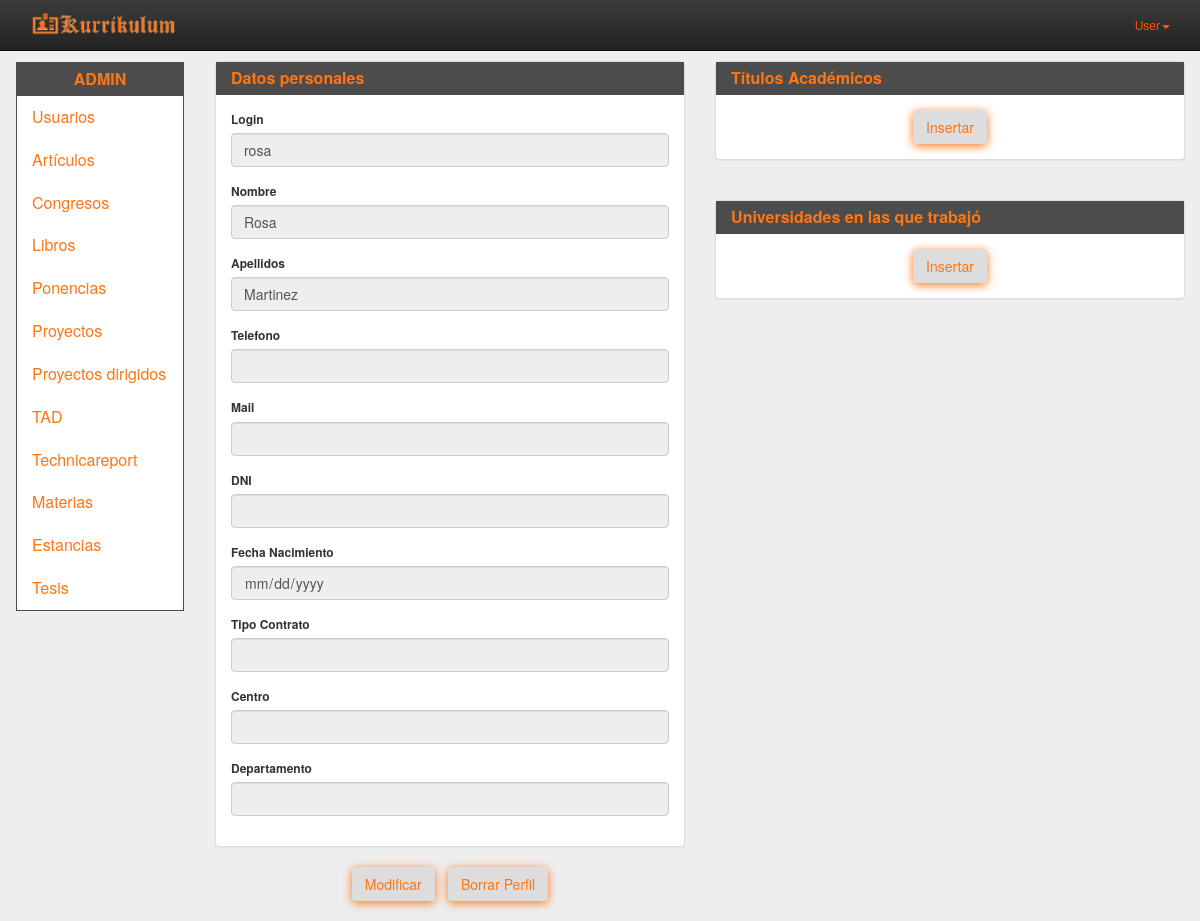
/index.php?controlador=Usuarios&evento=consultarDetalleUsuario&LoginU=rosa (signed in), run on the app's committed database.
### tables this page shows
CREATE TABLE IF NOT EXISTS `usuario` (
  `LoginU` varchar(15)COLLATE latin1_spanish_ci NOT NULL ,
  `PasswordU` varchar(32)COLLATE latin1_spanish_ci NOT NULL ,
  `NombreU` varchar(15)COLLATE latin1_spanish_ci NOT NULL ,
  `ApellidosU` varchar(30)COLLATE latin1_spanish_ci NOT NULL ,
  `Telefono` varchar(15)COLLATE latin1_spanish_ci NOT NULL ,
  `Mail` varchar(100)COLLATE latin1_spanish_ci NOT NULL ,
  `DNI` varchar(10)COLLATE latin1_spanish_ci NOT NULL ,
  `FechaNacimiento` date NOT NULL,
  `TipoContrato` varchar(40)COLLATE latin1_spanish_ci NOT NULL ,
  `Centro` varchar(100)COLLATE latin1_spanish_ci NOT NULL ,
  `Departamento` varchar(100)COLLATE latin1_spanish_ci NOT NULL ,
  `TipoUsuario` enum('U','A') NOT NULL default 'U',
   PRIMARY KEY (`LoginU`)
);

### Model/Usuarios.php (called while the page is built, shortened)
<?php
class Usuarios{
    function ConectarBD()
    {
        $this->mysqli = new mysqli("localhost", "docente", "docente", "datos_curriculares");
    }
    public function consultarUsuario($Login){
        $sql = $this->mysqli->query("SELECT * FROM usuario WHERE LoginU = '$Login'") or die( mysqli_error($this->mysqli));
        return $sql;
    }
}
?>

### View/Usuario/consultarDetalleUsuarioAdmin.php (the view, shortened to what this page needs)
<?php
require_once 'View/Structure/Header.php';
require_once 'View/Structure/Nav.php';
?>
<div class="container-fluid">
    <div class="row">
        <?php
        require_once 'View/Structure/Sidebar.php';
        ?>
        <div class="col-md-10">
            <div class="row">
                <div class="col-lg-6 margin-botom20">
                    <div class="panel panel-default">
                        <div class="tdTitulo">
                            Datos personales
                        </div>
                        <?php
                        $rows = $_SESSION["ConsultarU"];
                        foreach ($rows as $row) {
                        ?>
                        <div class="panel-body">
                            <div class="form-group">
                                <label class="control-label" for="LoginU">Login</label>
                                <input id="LoginU" name="LoginU" type="text" class="form-control" value="<?php echo $row['LoginU']; ?>" disabled>
                            </div>
                            <div class="form-group">
                                <label class="control-label" for="NombreU">Nombre</label>
                                <input id="NombreU" name="NombreU" type="text" class="form-control" value="<?php echo $row['NombreU']; ?>" disabled>
                            </div>
                            <div class="form-group">
                                <label class="control-label" for="ApellidosU">Apellidos</label>
                                <input id="ApellidosU" name="ApellidosU" type="text" class="form-control" value="<?php echo $row['ApellidosU']; ?>" disabled>
                            </div>
                            <div class="form-group">
                                <label class="control-label" for="Telefono">Telefono</label>
                                <input id="Telefono" name="Telefono" type="tel" class="form-control" value="<?php echo $row['Telefono']; ?>" disabled>
                            </div>
                            <div class="form-group">
                                <label class="control-label" for="Mail">Mail</label>
                                <input id="Mail" name="Mail" type="email" class="form-control" value="<?php echo $row['Mail']; ?>" disabled>
                            </div>
                            <div class="form-group">
                                <label class="control-label" for="DNI">DNI</label>
                                <input id="DNI" name="DNI" type="text" class="form-control" value="<?php echo $row['DNI']; ?>" disabled>
                            </div>
                            <div class="form-group">
                                <label class="control-label" for="FechaNacimiento">Fecha Nacimiento</label>
                                <input id="FechaNacimiento" name="FechaNacimiento" type="date" class="form-control" value="<?php echo $row['FechaNacimiento']; ?>" disabled>
                            </div>
                            <div class="form-group">
                                <label class="control-label" for="TipoContratoU">Tipo Contrato</label>
                                <input id="TipoContratoU" name="TipoContratoU" type="text" class="form-control" value="<?php echo $row['TipoContrato']; ?>" disabled>
                            </div>
                            <div class="form-group">
                                <label class="control-label" for="CentroU">Centro</label>
                                <input id="CentroU" name="CentroU" type="text" class="form-control" value="<?php echo $row['Centro']; ?>" disabled>
                            </div>
                            <div class="form-group">
                                <label class="control-label" for="DepartamentoU">Departamento</label>
                                <input id="DepartamentoU" name="DepartamentoU" type="text" class="form-control" value="<?php echo $row['Departamento']; ?>" disabled>
                            </div>
                        </div>
                        <?php
                        }
                        ?>
                    </div>
                    <div class="text-center">
                        <form name="formBorrarPerfil" id="formBorrarPerfil" action="index.php" method="get">
                            <button type="button" class="btn btn-orange" onclick="window.location.href='index.php?controlador=Usuarios&evento=paginaModificarUsuario'">
                                Modificar
                            </button>
                            <button type="button" class="btn btn-orange" onClick="abrirConfirmBorrarPerfil('formBorrarPerfil', '<?php echo $row['NombreU']." ".$row['ApellidosU']; ?>');">
                                Borrar Perfil
                            </button>
                        </form>
                    </div>
                </div>
                <div class="col-lg-6">
                    <div class="row margin-botom20">
                        <div class="col-xs-12">
                            <div class="panel panel-default">
                                <div class="tdTitulo">
                                    Títulos Académicos
                                </div>
                                <div class="panel-body">
                                    <div class="text-center">
                                        <a class="btn btn-orange" href="index.php?controlador=Usuarios&evento=insertarTituloAcademico">
                                            Insertar
                                        </a>
                                    </div>
                                </div>
                            </div>
                        </div>
                    </div>
                    <div class="row margin-botom20">
                        <div class="col-xs-12">
                            <div class="panel panel-default">
                                <div class="tdTitulo">
                                    Universidades en las que trabajó
                                </div>
                                <div class="panel-body">
                                    <div class="text-center">
                                        <a class="btn btn-orange" href="index.php?controlador=Usuarios&evento=insertarUniversidad">
                                            Insertar
                                        </a>
                                    </div>
                                </div>
                            </div>
                        </div>
                    </div>
                </div>
            </div>
        </div>
    </div>
</div>
<?php
require_once 'View/Structure/Footer.php';
?>

### data on the page
usuario: LoginU "rosa", NombreU "Rosa", ApellidosU "Martinez"

### other printed values
$loginU "ADMIN"
